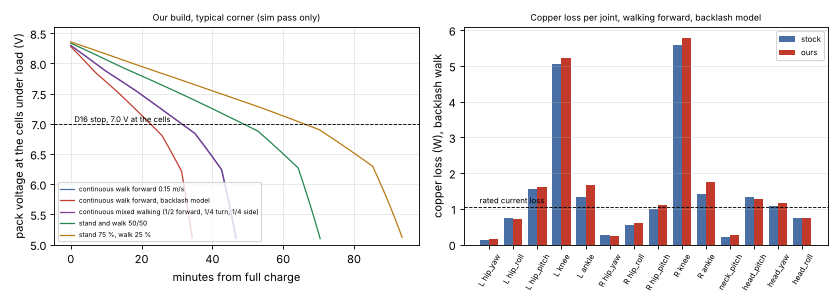

Reproduce this figure in Python.
"""Walk time per charge and servo copper loss for the Open Duck Mini v2 (sim pass only).

Inputs: the per-servo torque and speed traces that sim/added_mass_sim.py saves for the trained model ("stock") and our
build ("ours"), the BAM motor model of sim/current_budget.py, and the Molicel P30B data-sheet discharge curves.

1. Pack power per case: servo electrical power (BAM model, sum of positive servo power, no credit for braking),
   divided by the BEC efficiency, plus the servo electronics idle current, plus the 5 V branch through its regulator,
   plus I^2 R in the pack path (holder, BMS, wires, XT30, fuse, switch).
2. Discharge: constant power from full charge on 2 x P30B in series; the cell voltage under load comes from the
   data-sheet curves (voltage against capacity at 0.6, 1.5, 3, 10 and 20 A, interpolated in current). Time to the
   D16 stop (3.5 V per cell under load, 7.0 V at the cells) and to other stop voltages.
3. Copper loss per joint: RMS motor current squared times the winding resistance, for the three BAM kt values used
   by current_budget.py and for the Feetech data-sheet terminal resistance.

Usage (from the repo root, after added_mass_sim.py has written its traces):
  ODM_SCRATCH=<scratch folder> python3 altaay_lab/sim/runtime_thermal.py
Outputs: ODM_SCRATCH/runtime_thermal/runtime_thermal.json and tables.md, and altaay_lab/sim/runtime_thermal.png.
"""
import os, sys, json
import numpy as np

HERE = os.path.dirname(os.path.abspath(__file__))
SCR = os.environ.get("ODM_SCRATCH", "/tmp/odm_added_mass")
TR = os.path.join(SCR, "added_mass", "traces")
OUT = os.path.join(SCR, "runtime_thermal"); os.makedirs(OUT, exist_ok=True)

# BAM model as in sim/current_budget.py (not imported: that module starts the MuJoCo stubs)
VIN = 7.4; KT_OVER_R = 3.23 / VIN; KTS = [1.148, 1.21164, 1.28]
def electrical(F, W, kt):
    R = kt / KT_OVER_R; u = np.clip(F * R / kt, -VIN, VIN); I = (u - kt * W) / R
    return I, u * I, R

# Molicel INR-18650-P30B, cell voltage under constant-current discharge at 23 C, digitized from the data sheet
# 'Discharge Rate Characteristics' by https://www.18650batterystore.com/products/molicel-p30b-18650-3000mah-36a-battery
# (figures 3.1 and 3.2 there; data sheet: https://cdn.shopify.com/s/files/1/0481/9678/0183/files/Product-Data-Sheet-of-INR-18650-P30B-80111-2.pdf)
P30B_Q = [0, 500, 1000, 1500, 2000, 2500]                    # mAh delivered
P30B = {0.6: ([4.19, 4.01, 3.83, 3.67, 3.48, 3.18], 2924), 1.5: ([4.18, 3.99, 3.81, 3.64, 3.46, 3.16], 2871),
        3.0: ([4.15, 3.95, 3.78, 3.60, 3.43, 3.13], 2846), 10.0: ([4.09, 3.83, 3.67, 3.51, 3.34, 3.07], 2854),
        20.0: ([3.99, 3.70, 3.57, 3.42, 3.26, 3.00], 2890)}  # (volts at P30B_Q, end mAh at 2.50 V)
def v_cell(q_mah, i_a):
    cur = sorted(P30B)
    def at(c):
        v, qe = P30B[c]; return np.interp(q_mah, P30B_Q + [qe], v + [2.50], right=2.0)
    if i_a <= cur[0]: return at(cur[0])
    if i_a >= cur[-1]: return at(cur[-1])
    for a, b in zip(cur[:-1], cur[1:]):
        if a <= i_a <= b: return at(a) + (at(b) - at(a)) * (i_a - a) / (b - a)

# Path and loads (sources in RUNTIME_THERMAL.md)
CORNERS = {
    "typical": dict(kt=1.21164, P5V=3.0, R_path=0.064, eta_bec=0.85, eta_reg=0.85, servo_scale=1.0),
    "conservative": dict(kt=1.148, P5V=5.0, R_path=0.084, eta_bec=0.85, eta_reg=0.85, servo_scale=1.0),
    "real servos 1.5 x sim power": dict(kt=1.148, P5V=5.0, R_path=0.084, eta_bec=0.85, eta_reg=0.85, servo_scale=1.5),
}
I_IDLE = 0.021        # A per servo, Feetech C001 spec item 5-6 'Idle Current (at stopped) 21 mA'
V_SERVO = 7.2         # BEC set point (D3)
R_DATASHEET = 2.5     # ohm, Feetech C001 spec item 5-10 'Terminal resistance 2.5 ohm'
I_RATED = 0.65        # A, Feetech C001 spec item 5-9 'Rated Current 650 mA' at rated torque 5 kg.cm (item 5-8), 7.4 V
T_CUT = 70.0          # C, Feetech C001 spec item 7-11 'Over Hot: more than 70 C, torque output off'
T_OPER_MAX = 60.0     # C, Feetech C001 spec item 1-2 operating temperature -20 to 60 C
SKIP = 2.0            # s, as current_budget.py

def load_case(vn, label):
    d = np.load(os.path.join(TR, vn, f"trace_{label}.npz"))
    k0 = int(round(SKIP / float(d["dt"])))
    return d["F"][k0:].astype(float), d["W"][k0:].astype(float), [str(x) for x in d["names"]], float(d["dt"])

def case_stats(vn, label):
    F, W, names, dt = load_case(vn, label)
    out = dict(per_kt={})
    for kt in KTS:
        I, P, R = electrical(F, W, kt)
        irms = np.sqrt((I ** 2).mean(0))
        out["per_kt"][str(kt)] = dict(P_servo_W=float(np.clip(P, 0, None).sum(1).mean()), P_servo_net_W=float(np.clip(P.sum(1), 0, None).mean()),
                                      I_rms=dict(zip(names, irms.round(4).tolist())), R=R,
                                      P_cu=dict(zip(names, (irms ** 2 * R).round(4).tolist())),
                                      P_cu_datasheet_R=dict(zip(names, (irms ** 2 * R_DATASHEET).round(4).tolist())))
    return out

def pack_power(P_servo, c):
    """power drawn from the switched pack bus (W) for a servo electrical power P_servo (W)"""
    return (c["servo_scale"] * P_servo + 14 * I_IDLE * V_SERVO) / c["eta_bec"] + c["P5V"] / c["eta_reg"]

def discharge(P_bus, R_path, stop, dq=2.0, q_max=2950.0):
    """constant power P_bus at the switched bus. stop: (kind, volts): 'cell' per-cell terminal volts, 'bus' switched-bus volts.
    returns minutes to the stop, mAh delivered, mean pack current, and the voltage trace"""
    q = 0.0; t = 0.0; I = P_bus / 8.0; trace = []
    while q < q_max:
        for _ in range(30):                      # solve P_bus = (2 V_cell(q, I) - I R_path) I
            vb = 2 * v_cell(q, I) - I * R_path
            if vb <= 0.5: return None
            I_new = P_bus / vb
            if abs(I_new - I) < 1e-5: break
            I = 0.5 * (I + I_new)
        vc = v_cell(q, I); vb = 2 * vc - I * R_path
        trace.append((t / 60, q, 2 * vc, vb, I))
        if (stop[0] == "cell" and vc <= stop[1]) or (stop[0] == "bus" and vb <= stop[1]):
            return dict(minutes=t / 60, mAh=q, I_mean=q / 1000 / (t / 3600) if t else I, trace=trace)
        t += dq / 1000 / I * 3600; q += dq
    return dict(minutes=t / 60, mAh=q, I_mean=q / 1000 / (t / 3600), trace=trace, note="ran out of table")

DUTY = {   # name: {case: time fraction}
    "continuous walk forward 0.15 m/s": {"walk_forward_0.15": 1.0},
    "continuous walk forward, backlash model": {"walk_backlash": 1.0},
    "continuous mixed walking (1/2 forward, 1/4 turn, 1/4 side)": {"walk_forward_0.15": 0.5, "turn_1.0": 0.25, "walk_side_0.2": 0.25},
    "stand and walk 50/50": {"stand_in_place": 0.5, "walk_forward_0.15": 0.5},
    "stand 75 %, walk 25 %": {"stand_in_place": 0.75, "walk_forward_0.15": 0.25},
}
STOPS = [("D16 stop: 3.5 V per cell under load (7.0 V at the cells)", ("cell", 3.5)),
         ("7.0 V on the switched bus (after holder, BMS, fuse, switch)", ("bus", 7.0)),
         ("3.3 V per cell under load (6.6 V)", ("cell", 3.3)),
         ("to empty: 2.5 V per cell (data-sheet end, not a stop to use)", ("cell", 2.55))]

def main():
    cases = sorted({c for d in DUTY.values() for c in d} | {"walk_pushes"})
    S = {vn: {c: case_stats(vn, c) for c in cases} for vn in ("stock", "ours")}
    res = dict(cases=S, runtime={}, thermal={})
    L = []; P = L.append
    # ---- pack power and runtime ----
    P("| Model | Duty cycle | Corner | Servo electrical W | Pack bus W | Mean pack A | Minutes to D16 stop | mAh to D16 stop | Minutes to 7.0 V bus | Minutes to 3.3 V/cell | Minutes to empty |")
    P("|---|---|---|---|---|---|---|---|---|---|---|")
    for vn in ("stock", "ours"):
        res["runtime"][vn] = {}
        for dn, mix in DUTY.items():
            res["runtime"][vn][dn] = {}
            for cn, c in CORNERS.items():
                Ps = sum(f * S[vn][case]["per_kt"][str(c["kt"])]["P_servo_W"] for case, f in mix.items())
                Pb = pack_power(Ps, c)
                r = {nm: discharge(Pb, c["R_path"], st) for nm, st in STOPS}
                d16 = r[STOPS[0][0]]
                res["runtime"][vn][dn][cn] = dict(P_servo_W=Ps, P_bus_W=Pb, **{nm: dict(minutes=x["minutes"], mAh=x["mAh"], I_mean=x["I_mean"]) for nm, x in r.items()})
                P(f"| {vn} | {dn} | {cn} | {Ps:.1f} | {Pb:.1f} | {d16['I_mean']:.2f} | {d16['minutes']:.0f} | {d16['mAh']:.0f} | "
                  f"{r[STOPS[1][0]]['minutes']:.0f} | {r[STOPS[2][0]]['minutes']:.0f} | {r[STOPS[3][0]]['minutes']:.0f} |")
                if vn == "ours" and cn == "typical": res["runtime"][vn][dn][cn]["trace"] = r[STOPS[3][0]]["trace"][::10]
    # ---- copper loss per joint ----
    P("\nCopper loss per joint, W (RMS motor current squared x winding resistance), walking cases, highest of the three BAM kt values; data-sheet R in brackets:\n")
    joints = list(S["ours"]["walk_forward_0.15"]["per_kt"]["1.148"]["I_rms"])
    order = [j for j in joints if j.startswith("left")] + [j for j in joints if j.startswith("right")] + [j for j in joints if not j.startswith(("left", "right"))]
    for vn in ("stock", "ours"):
        P(f"\n{vn}:\n"); P("| Joint | " + " | ".join(["stand", "forward", "turn", "side", "backlash forward"]) + " | I rms, backlash forward (A) |")
        P("|---|---|---|---|---|---|---|")
        res["thermal"][vn] = {}
        for j in order:
            cells = []
            for case in ("stand_in_place", "walk_forward_0.15", "turn_1.0", "walk_side_0.2", "walk_backlash"):
                pk = max(S[vn][case]["per_kt"][str(kt)]["P_cu"][j] for kt in KTS)
                pd = max(S[vn][case]["per_kt"][str(kt)]["P_cu_datasheet_R"][j] for kt in KTS)
                cells.append(f"{pk:.2f} ({pd:.2f})")
                res["thermal"][vn].setdefault(j, {})[case] = dict(P_cu_W=pk, P_cu_datasheet_R_W=pd,
                                                                  I_rms=max(S[vn][case]["per_kt"][str(kt)]["I_rms"][j] for kt in KTS))
            irms = res["thermal"][vn][j]["walk_backlash"]["I_rms"]
            P(f"| {j} | " + " | ".join(cells) + f" | {irms:.2f} |")
    P(f"\nRated copper loss for comparison: {I_RATED} A rated current squared x {R_DATASHEET} ohm = {I_RATED ** 2 * R_DATASHEET:.2f} W (Feetech C001 spec items 5-9, 5-10).")
    # critical thermal resistance to reach the 70 C cut from 25 C and from 35 C, hottest joint
    for vn in ("stock", "ours"):
        for case in ("walk_forward_0.15", "walk_backlash"):
            j = max(order, key=lambda x: res["thermal"][vn][x][case]["P_cu_W"]); p = res["thermal"][vn][j][case]["P_cu_W"]
            P(f"{vn}, {case}: hottest joint {j}, {p:.2f} W; a winding-to-room thermal resistance above {(T_CUT - 25) / p:.1f} K/W (25 C room) "
              f"or {(T_CUT - 35) / p:.1f} K/W (35 C inside the body) reaches the 70 C cut in steady state")
            res["thermal"][vn][f"critical_Rth_{case}"] = dict(joint=j, P_cu_W=p, Rth_25C=(T_CUT - 25) / p, Rth_35C=(T_CUT - 35) / p)
    open(os.path.join(OUT, "tables.md"), "w").write("\n".join(L))
    json.dump(res, open(os.path.join(OUT, "runtime_thermal.json"), "w"), indent=1, default=float)
    print("\n".join(L))
    # ---- plot ----
    try:
        import matplotlib; matplotlib.use("Agg"); import matplotlib.pyplot as plt
        fig, axs = plt.subplots(1, 2, figsize=(10.5, 3.8))
        cols = ["#4a6fa5", "#c0392b", "#7d3c98", "#1e8449", "#b9770e"]
        for (dn, col) in zip(DUTY, cols):
            tr = np.array(res["runtime"]["ours"][dn]["typical"]["trace"])
            axs[0].plot(tr[:, 0], tr[:, 2], color=col, lw=1.1, label=dn)
        axs[0].axhline(7.0, color="k", ls="--", lw=0.8); axs[0].text(1, 7.03, "D16 stop, 7.0 V at the cells", fontsize=7)
        axs[0].set_xlabel("minutes from full charge"); axs[0].set_ylabel("pack voltage at the cells under load (V)")
        axs[0].set_ylim(5.0, 8.6); axs[0].legend(fontsize=6, loc="lower left"); axs[0].grid(alpha=0.3)
        axs[0].set_title("Our build, typical corner (sim pass only)", fontsize=8)
        x = np.arange(len(order)); w = 0.38
        for k, (vn, col) in enumerate((("stock", "#4a6fa5"), ("ours", "#c0392b"))):
            axs[1].bar(x + (k - 0.5) * w, [res["thermal"][vn][j]["walk_backlash"]["P_cu_W"] for j in order], w, color=col, label=vn)
        axs[1].axhline(I_RATED ** 2 * R_DATASHEET, color="k", ls="--", lw=0.8); axs[1].text(-0.4, I_RATED ** 2 * R_DATASHEET + 0.1, "rated current loss", fontsize=7)
        axs[1].set_xticks(x); axs[1].set_xticklabels([j.replace("left_", "L ").replace("right_", "R ") for j in order], rotation=60, fontsize=7)
        axs[1].set_ylabel("copper loss (W), backlash walk"); axs[1].legend(fontsize=7); axs[1].grid(alpha=0.3, axis="y")
        axs[1].set_title("Copper loss per joint, walking forward, backlash model", fontsize=8)
        fig.tight_layout(); fig.savefig(os.path.join(HERE, "runtime_thermal.png"), dpi=80); plt.close(fig)
    except Exception as e:
        print("plot skipped:", e)

if __name__ == "__main__":
    main()
